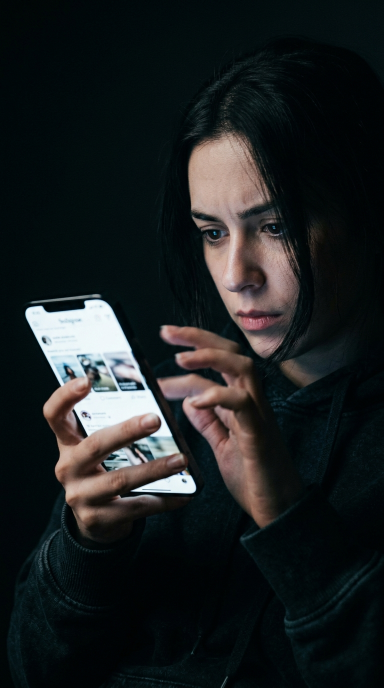
#> input picture video_production/assets/scrolling_hook_bg.jpg, 768 x 1376 px (shown at 1/2 size)
$ python -i ui_components.py   (imports and definitions only)
#> lines starting #> are read from the running program, lines starting #| are printed output that depends on the picture; after the words box and inside, x2 and y2 are one past the last pixel; in counts of white or black regions, pixels touching at a corner belong together
#> further down, picture is the input picture: PIL image 768x1376 RGB; mean R, G, B 28.8, 32.7, 33.5
"""
ui_components.py - Authentic Re:Focus Motion Design UI Component Suite
Faithfully reproduces Re:Focus design tokens, Sora typography, and authentic Android UI.
Features:
- Flagship Titanium Smartphone Frame with multi-stage ambient shadows and specular glass sheen
- Authentic Instagram / YouTube Reels Feed with live Re:Focus Floating Counter
- Pixel-perfect Re:Focus Dashboard (HeroProgressCard, StrictModeCard, Weekly Activity)
- 84-Day Goal Calendar & Consistency Heatmap (Discipline Levels)
- Deep Usage Analytics Screen (Time Reclaimed, Downward Consumption Curve)
- Strict Mode Auto-Close Enforcement Shield
"""

import os, math
from PIL import Image, ImageDraw, ImageFont, ImageFilter, ImageOps
import numpy as np

# ---------------------------------------------------------------------------
# Brand Typography & Fonts
# ---------------------------------------------------------------------------
FONT_BOLD = 'video_production/assets/fonts/sora_bold.ttf'
FONT_SEMIBOLD = 'video_production/assets/fonts/sora_semibold.ttf'
FONT_MEDIUM = 'video_production/assets/fonts/sora_medium.ttf'
FONT_REGULAR = 'video_production/assets/fonts/sora_regular.ttf'

# [8 lines left out: function get_font, not called in this run]

# ---------------------------------------------------------------------------
# Brand Color Tokens (Direct from Color.kt & ReFocusDesignTokens.kt)
# ---------------------------------------------------------------------------
LIME_PRIMARY = (184, 217, 78, 255)         # #B8D94E (Signature Muted Lime)
LIME_PRESSED = (162, 194, 59, 255)         # #A2C23B
LIME_SOFT_LIGHT = (238, 243, 216, 255)     # #EEF3D8
LIME_DARK = (96, 118, 21, 255)             # #607615
LIME_HIGHLIGHT = (194, 224, 87, 255)       # #C2E057
LIME_GLOW = (184, 217, 78, 60)

LIGHT_BG = (247, 246, 240, 255)            # #F7F6F0 (Warm Ivory Canvas)
LIGHT_SURFACE = (255, 255, 255, 255)       # #FFFFFF
LIGHT_SURFACE_SOFT = (239, 238, 231, 255)  # #EFEEE7
LIGHT_SURFACE_STRONG = (230, 228, 218, 255)# #E6E4DA
LIGHT_BORDER = (225, 223, 214, 255)        # #E1DFD6
TEXT_PRIMARY = (21, 22, 25, 255)           # #151619 (Deep Charcoal)
TEXT_SECONDARY = (102, 106, 106, 255)      # #666A6A
TEXT_MUTED = (146, 149, 144, 255)          # #929590

DARK_BG = (9, 10, 12, 255)                 # #090A0C
DARK_SURFACE = (17, 19, 22, 255)           # #111316
DARK_SURFACE_ELEVATED = (24, 27, 31, 255)  # #181B1F
DARK_SURFACE_FLOATING = (31, 35, 40, 255)  # #1F2328
DARK_BORDER = (43, 48, 55, 255)            # #2B3037

WARNING_CORAL = (200, 109, 59, 255)        # #C86D3B (Semantic Terracotta Warning)
WARNING_SOFT = (253, 243, 236, 255)        # #FDF3EC
WARNING_BORDER = (244, 214, 195, 255)      # #F4D6C3
WARNING_DARK = (120, 53, 27, 255)          # #78351B

SPLASH_BG = (252, 244, 233, 255)           # #FCF4E9 (Official Brand Splash Canvas)
SPLASH_CONTENT = (48, 37, 22, 255)         # #302516

# ---------------------------------------------------------------------------
# 1. The Authentic Re:Focus Floating Counter Pill
# ---------------------------------------------------------------------------
# [44 lines left out: function render_floating_counter, not called in this run]

# ---------------------------------------------------------------------------
# 2. Flagship Smartphone Mockup Frame
# ---------------------------------------------------------------------------
def render_smartphone_mockup(screen_image, scale=1.0, tilt_angle=0.0):
    """
    Renders a screen image inside an ultra-premium titanium smartphone chassis.
    Features:
    - Precision rounded titanium bezel with dual specular rim highlights
    - Centered optical camera punch-hole
    - Diagonal glass glare reflection
    - Layered ambient occlusion & contact shadow for dimensional pop
    """
#> called with scale = 1, tilt_angle = 0
    sw, sh = screen_image.size
#> sw = 768; sh = 1376
    border_thick = 16
    phone_w = sw + border_thick * 2
#> phone_w = 800
    phone_h = sh + border_thick * 2
#> phone_h = 1408

    # Canvas with padding for shadow
    pad_x = 80
    pad_y = 90
    canvas_w = phone_w + pad_x * 2
#> canvas_w = 960
    canvas_h = phone_h + pad_y * 2
#> canvas_h = 1588
    canvas = Image.new('RGBA', (canvas_w, canvas_h), (0, 0, 0, 0))
#> canvas: PIL image 960x1588 RGBA; every value is 0

    # Stage 1: Soft diffuse floor shadow
    floor_shadow = Image.new('RGBA', (canvas_w, canvas_h), (0, 0, 0, 0))
    fsdraw = ImageDraw.Draw(floor_shadow)
    fsbox = [pad_x + 10, pad_y + 36, pad_x + phone_w - 10, pad_y + phone_h + 36]
#> fsbox = [90, 126, 870, 1534]
    fsdraw.rounded_rectangle(fsbox, radius=56, fill=(0, 0, 0, 110))
    floor_shadow = floor_shadow.filter(ImageFilter.GaussianBlur(38))
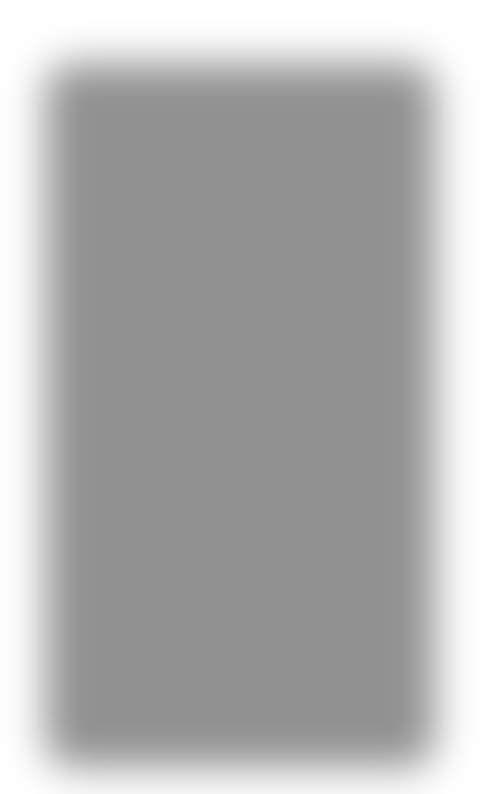
#> floor_shadow: PIL image 960x1588 RGBA (shown at 1/2 size); mean R, G, B, A 0, 0, 0, 79.1; transparent parts drawn white
    canvas = Image.alpha_composite(canvas, floor_shadow)

    # Stage 2: Sharp ambient occlusion shadow
    ao_shadow = Image.new('RGBA', (canvas_w, canvas_h), (0, 0, 0, 0))
    aodraw = ImageDraw.Draw(ao_shadow)
    aobox = [pad_x + 2, pad_y + 12, pad_x + phone_w - 2, pad_y + phone_h + 12]
#> aobox = [82, 102, 878, 1510]
    aodraw.rounded_rectangle(aobox, radius=50, fill=(0, 0, 0, 160))
    ao_shadow = ao_shadow.filter(ImageFilter.GaussianBlur(14))
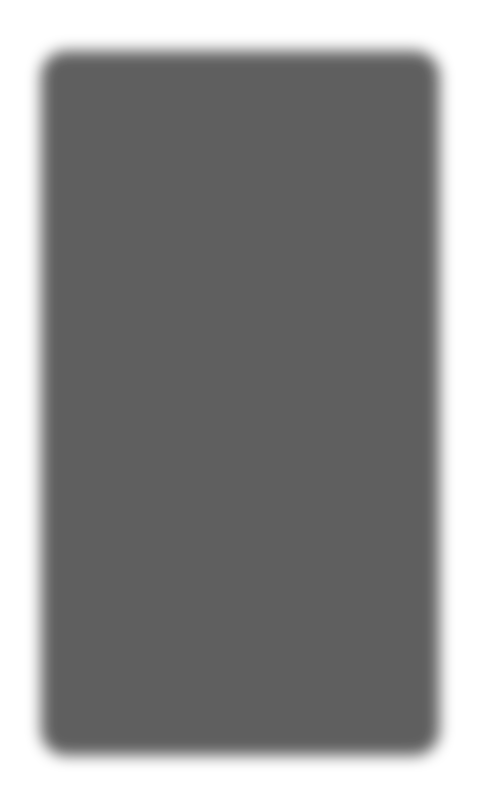
#> ao_shadow: PIL image 960x1588 RGBA (shown at 1/2 size); mean R, G, B, A 0, 0, 0, 117.6; transparent parts drawn white
    canvas = Image.alpha_composite(canvas, ao_shadow)
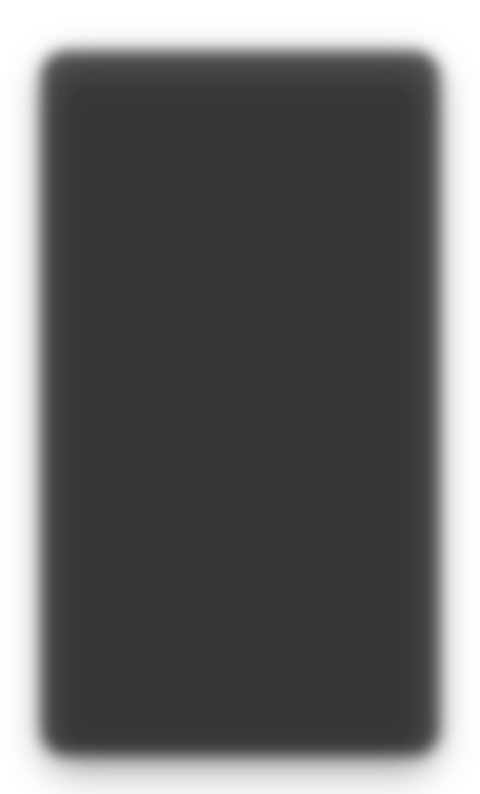
#> canvas: PIL image 960x1588 RGBA (shown at 1/2 size); mean R, G, B, A 0, 0, 0, 150; transparent parts drawn white

    # Stage 3: Smartphone Chassis
    phone = Image.new('RGBA', (phone_w, phone_h), (0, 0, 0, 0))
#> phone: PIL image 800x1408 RGBA; every value is 0
    pdraw = ImageDraw.Draw(phone)

    # Outer metallic titanium frame
    outer_box = [0, 0, phone_w, phone_h]
#> outer_box = [0, 0, 800, 1408]
    pdraw.rounded_rectangle(outer_box, radius=52, fill=(24, 26, 32, 255), outline=(58, 63, 74, 255), width=2)

    # Inner bezel
    inner_box = [border_thick - 2, border_thick - 2, phone_w - border_thick + 2, phone_h - border_thick + 2]
    pdraw.rounded_rectangle(inner_box, radius=42, fill=(12, 13, 16, 255))

    # Screen Paste with curved corner mask
    screen_mask = Image.new('L', (sw, sh), 0)
#> screen_mask: PIL image 768x1376 L; every value is 0
    ImageDraw.Draw(screen_mask).rounded_rectangle([0, 0, sw, sh], radius=38, fill=255)
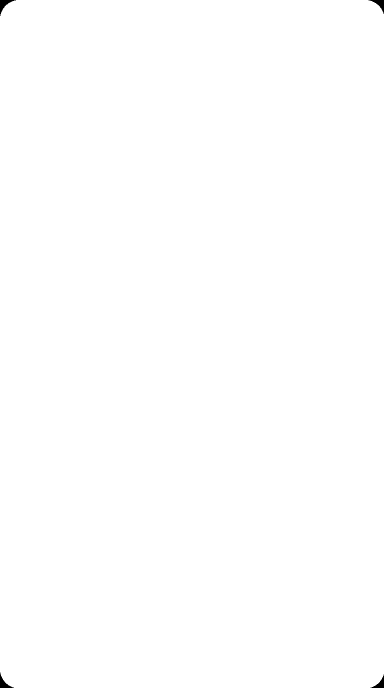
#> screen_mask: PIL image 768x1376 L (shown at 1/2 size); 99.9% white; 4 black regions, box (x1, y1, x2, y2) and area: (0, 0, 32, 32) 321, (737, 0, 768, 28) 289, (0, 1345, 28, 1376) 289, (741, 1349, 768, 1376) 258
    phone.paste(screen_image, (border_thick, border_thick), screen_mask)
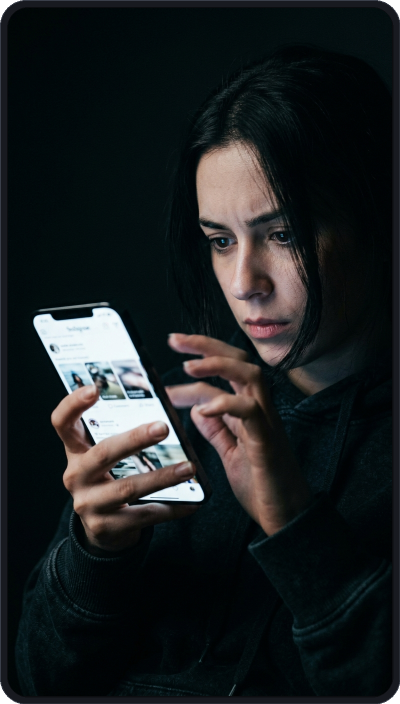
#> phone: PIL image 800x1408 RGBA (shown at 1/2 size); mean R, G, B, A 28.5, 32.3, 33.5, 254.5; transparent parts drawn white

    # Dynamic Diagonal Glass Sheen
    glare = Image.new('RGBA', (sw, sh), (0, 0, 0, 0))
#> glare: PIL image 768x1376 RGBA; every value is 0
    gdraw = ImageDraw.Draw(glare)
    # 35-degree diagonal light sweep
    poly = [(0, 0), (int(sw * 0.45), 0), (int(sw * 0.15), sh), (0, sh)]
    gdraw.polygon(poly, fill=(255, 255, 255, 14))
    poly2 = [(int(sw * 0.48), 0), (int(sw * 0.58), 0), (int(sw * 0.28), sh), (int(sw * 0.18), sh)]
    gdraw.polygon(poly2, fill=(255, 255, 255, 20))
    glare = glare.filter(ImageFilter.GaussianBlur(6))
    phone.paste(glare, (border_thick, border_thick), screen_mask)
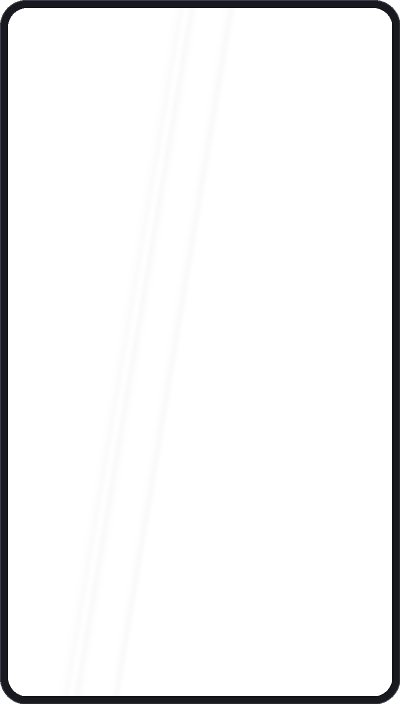
#> phone: PIL image 800x1408 RGBA (shown at 1/2 size); mean R, G, B, A 97.7, 97.8, 98.2, 21.4; transparent parts drawn white

    # Specular Edge Highlight (Rim Light)
    pdraw.arc([4, 4, phone_w - 4, phone_h - 4], start=180, end=270, fill=(255, 255, 255, 85), width=2)
    pdraw.arc([4, 4, phone_w - 4, phone_h - 4], start=0, end=90, fill=(184, 217, 78, 90), width=1)

    # Centered Camera Punch-Hole
    cam_w, cam_h = 24, 24
    cam_x = (phone_w - cam_w) // 2
    cam_y = border_thick + 12
    pdraw.ellipse([cam_x, cam_y, cam_x + cam_w, cam_y + cam_h], fill=(8, 10, 14, 255), outline=(28, 32, 42, 255), width=2)
    # Camera lens reflection core
    pdraw.ellipse([cam_x + 6, cam_y + 6, cam_x + 13, cam_y + 13], fill=(20, 35, 65, 255))
    pdraw.ellipse([cam_x + 8, cam_y + 8, cam_x + 10, cam_y + 10], fill=(70, 110, 190, 220))

    canvas.paste(phone, (pad_x, pad_y), phone)
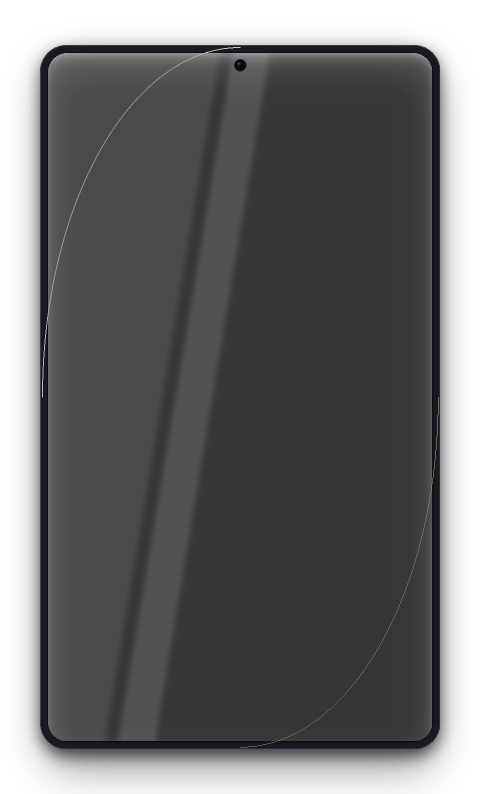
#> canvas: PIL image 960x1588 RGBA (shown at 1/2 size); mean R, G, B, A 5.4, 5.5, 5.8, 152.2; transparent parts drawn white

    # Scale & Rotation transforms
    if scale != 1.0:
        new_w = max(1, int(canvas_w * scale))
        new_h = max(1, int(canvas_h * scale))
        canvas = canvas.resize((new_w, new_h), Image.Resampling.LANCZOS)

    if tilt_angle != 0.0:
        canvas = canvas.rotate(tilt_angle, resample=Image.Resampling.BICUBIC, expand=True)

    return canvas

# ---------------------------------------------------------------------------
# 3. Authentic Re:Focus Dashboard Screen
# ---------------------------------------------------------------------------
# [379 lines left out: functions render_phone_screen_dashboard, render_floating_dock_overlay, render_calendar_screen, render_analytics_screen, render_reels_feed_screen, render_strict_mode_shield_overlay, not called in this run]

>>> from PIL import Image
>>> picture = Image.open('../assets/scrolling_hook_bg.jpg')
>>> result = render_smartphone_mockup(picture)

$ run again, on video_production/assets/studio_dark_bg.jpg
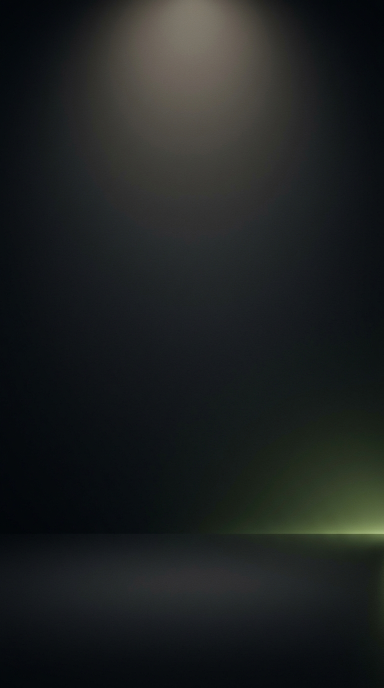
#> input picture video_production/assets/studio_dark_bg.jpg, 768 x 1376 px (shown at 1/2 size)
#> picture is the input picture: PIL image 768x1376 RGB; mean R, G, B 29.9, 33.3, 33.2
#> in render_smartphone_mockup, `phone.paste(screen_image, (border_thick, border_thick), screen_mask)`:
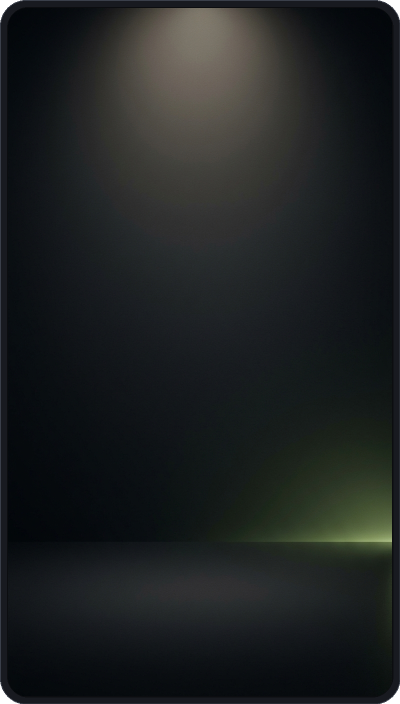
#> phone: PIL image 800x1408 RGBA (shown at 1/2 size); mean R, G, B, A 29.6, 32.9, 33.1, 254.5; transparent parts drawn white
